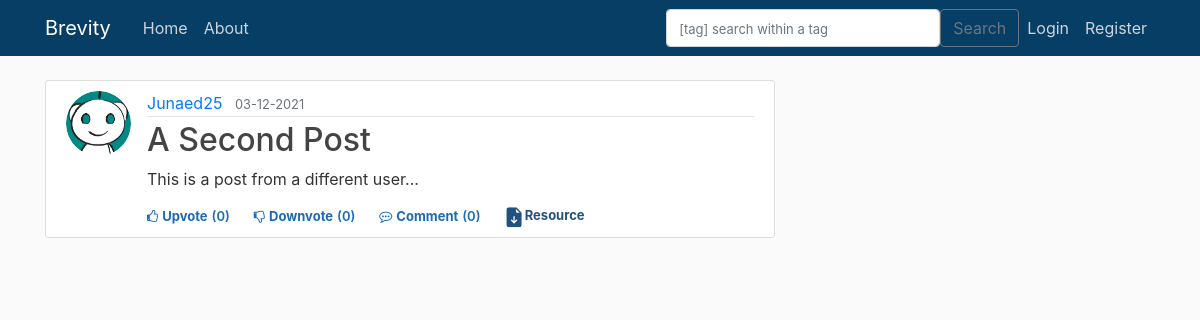
The page /post/2 on the database as committed earlier.
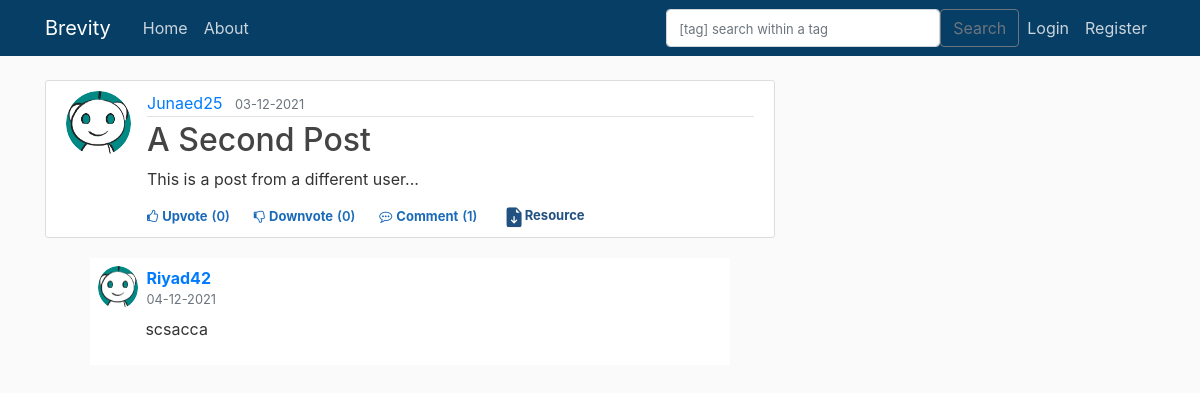
The same page on the database as committed later.
### brevity/models.py (models this page shows, shortened)
class Comment(db.Model):
    id = db.Column(db.Integer, nullable=False, primary_key = True)
    date_posted = db.Column(db.DateTime, nullable=False, default=datetime.utcnow)
    content = db.Column(db.Text, nullable=False)
    user_id = db.Column(db.Integer, db.ForeignKey('user.id'))
    post_id = db.Column(db.Integer, db.ForeignKey('post.id'))

class User(db.Model, UserMixin):
    id = db.Column(db.Integer, primary_key=True)
    username = db.Column(db.String(20), unique=True, nullable=False)
    email = db.Column(db.String(120), unique=True, nullable=False)
    image_file = db.Column(db.String(20), nullable=False, default='default.jpg')
    password = db.Column(db.String(60), nullable=False)
    posts = db.relationship('Post', backref='author', lazy=True)                    #By default SQLAlchemy guess the relationship to be one to many as posts returns a list of post.
    upvoted = db.relationship('Upvote', foreign_keys='Upvote.user_id', backref='user', lazy='dynamic')
    downvoted = db.relationship('Downvote', foreign_keys='Downvote.user_id', backref='user', lazy='dynamic')
    commented = db.relationship('Comment', backref='author', lazy=True)

### brevity/posts/routes.py (the view)
@posts.route("/post/<int:post_id>", methods=['GET', 'POST'])            #'int:' imposes that post_id must be int.
def post(post_id):
    form = CommentForm()
    post = Post.query.get_or_404(post_id)                               #get(id) is used to query the db through Primary key.
    comments = Comment.query.filter_by(post_id = post_id)
    if form.validate_on_submit():
        comment = Comment(content=form.content.data, author=current_user, post_id=post_id)
        db.session.add(comment)
        db.session.commit()
        flash('Your comment has been posted', 'success')
        return redirect(url_for('posts.post', post_id=post.id))
    return render_template('post.html', title="post.title",form = form, post=post, comments = comments)

### brevity/posts/forms.py
class CommentForm(FlaskForm):
    content = TextAreaField('Content', validators=[DataRequired()])
    submit = SubmitField('Comment')

### brevity/templates/post.html (shortened to what the changed rows need)
{% extends "layout.html" %}
{% block content %}
    <article class="media content-section">
        <div class="media-body">
            <h2 class="article-title">{{ post.title }}</h2>
            {% if current_user.is_authenticated %}
            <div class="d-flex flex-row fs-12" id="vote{{post.id}}">
                {% if not current_user.has_upvoted_post(post) %}
                    <div class="like cursor votestyle vote" post_id="{{post.id}}" action="upvote"><i class="fa fa-thumbs-o-up"></i><span class="ml-1">Upvote</span></div>
                    <div class="like vote_count" ><span class="ml-1 mr-4">({{post.upvotes.count()}})</span></div>
                {% else %}
                    <div class="like cursor upvotedstyle vote" post_id="{{post.id}}" action="upvote"><i class="fa fa-thumbs-o-up"></i><span class="ml-1">Upvoted</span></div>
                    <div class="like upvoted_count" ><span class="ml-1 mr-4">({{post.upvotes.count()}})</span></div>
                {% endif %}
                {% if not current_user.has_downvoted_post(post) %}
                    <div class="like downvotecursor votestyle vote" post_id="{{post.id}}" action="downvote"><i class="fa fa-thumbs-o-down"></i><span class="ml-1">Downvote</span></div>
                    <div class="like vote_count"><span class="ml-1 mr-4">({{post.downvotes.count()}})</span></div>
                {% else %}
                    <div class="like downvotecursor downvotedstyle vote" post_id="{{post.id}}" action="downvote"><i class="fa fa-thumbs-o-down"></i><span class="ml-1">Downvoted</span></div>
                    <div class="like downvoted_count"><span class="ml-1 mr-4">({{post.downvotes.count()}})</span></div>
                {% endif %}
                    <div class="like cursor comment"><i class="fa fa-commenting-o"></i><span class="ml-1"><a class="mr-1 like cursor comment" href="{{ url_for('posts.post', post_id=post.id) }}">Comment</a></span></div>
                    <div class="like comment_count"><span class="ml-0">({{post.comments.count()}})</span></div>
                <button type="button" class="btn btn-sm mb-4 resource" data-toggle="modal" data-target="#resourceModal">
                    <svg xmlns="http://www.w3.org/2000/svg" width="22" height="20" fill="currentColor" class="bi bi-file-earmark-arrow-down-fill" viewBox="0 0 16 16" data-darkreader-inline-fill="" style="--darkreader-inline-fill:currentColor;">
      <path d="M9.293 0H4a2 2 0 0 0-2 2v12a2 2 0 0 0 2 2h8a2 2 0 0 0 2-2V4.707A1 1 0 0 0 13.707 4L10 .293A1 1 0 0 0 9.293 0zM9.5 3.5v-2l3 3h-2a1 1 0 0 1-1-1zm-1 4v3.793l1.146-1.147a.5.5 0 0 1 .708.708l-2 2a.5.5 0 0 1-.708 0l-2-2a.5.5 0 0 1 .708-.708L7.5 11.293V7.5a.5.5 0 0 1 1 0z"></path>
    </svg>Resource</button>
            </div>
        {% else %}
            <div class="d-flex flex-row fs-12">
                <div class="like cursor unauthorised_upvote"><i class="fa fa-thumbs-o-up"></i><span class="ml-1"><a class="like cursor unauthorised_upvote" href="{{ url_for('posts.vote_action', post_id=post.id, action='unauthorized_upvote')}}">Upvote</a></span></div>
                <div class="like vote_count" ><span class="ml-1 mr-4">({{post.upvotes.count()}})</span></div>
                <div class="like downvotecursor unauthorised_downvote"><i class="fa fa-thumbs-o-down"></i><span class="ml-1"><a class="like downvotecursor unauthorised_downvote" href="{{ url_for('posts.vote_action', post_id=post.id, action='unauthorized_downvote')}}">Downvote</a></span></div>
                <div class="like vote_count"><span class="ml-1 mr-4">({{post.downvotes.count()}})</span></div>
                <div class="like cursor comment"><i class="fa fa-commenting-o"></i><span class="ml-1"><a class="mr-1 like cursor comment" href="{{ url_for('posts.post', post_id=post.id) }}">Comment</a></span></div>
                <div class="like comment_count"><span class="ml-0">({{post.comments.count()}})</span></div>
                <button type="button" class="btn btn-sm mb-4 resource" data-toggle="modal" data-target="#resourceModal">
                    Resource</button>
            </div>
        {% endif %}
        </div>
    </article>
    {% for comment in comments %}
    <div class="container mt-1">
        <div class="d-flex justify-content-center row">
            <div class="col-md-11">
                <div class="d-flex flex-column comment-section">
                    <div class="bg-white p-2">
                        <div class="d-flex flex-row user-info"><img class="rounded-circle" src="{{ url_for('static', filename = 'profile_pics/' + comment.author.image_file)}}" width="40">
                            <div class="d-flex flex-column justify-content-start ml-2"><span class="d-block font-weight-bold name">{{comment.author.username}}</span><small class="text-muted">{{comment.date_posted.strftime('%d-%m-%Y')}}</small></div>
                        </div>
                        <div class="mt-2">
                            <p class="comment_data">{{comment.content}}</p>
                        </div>
                    </div>
                </div>
            </div>
        </div>
    </div>
    {% endfor %}
{% endblock content %}

Rows that differ between the two databases and show on the page:
added Comment: image_file (placeholder picture), author.username "Riyad42", date_posted "04-12-2021", content "scsacca"
Other text that changed with them:
{{ post.comments.count() }}: "0" → "1"
